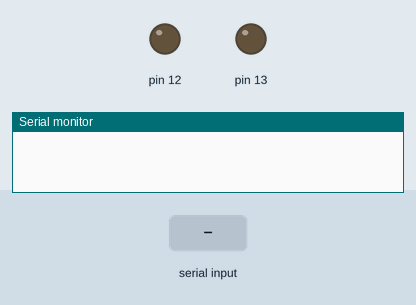
The sketch below on a simulated Arduino Uno, built with avr-gcc and run on an emulated ATmega328P. On the bench: output pins drawn as LEDs (lit = HIGH), the last lines printed to the serial monitor. Inputs (shaded band) come from the test bench.

Above: at 1.2 s.
1.3 s: "y" received over Serial
At 2.1 s:
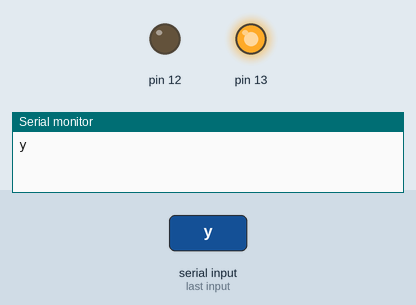
3.7 s: "z" received over Serial
At 4.4 s:
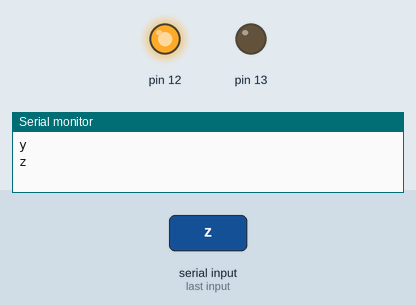
Timing chart, 0 to 6.7 s (numbered marks = the images above; inputs shaded):
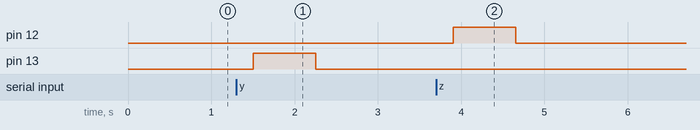

Measured:
- after the input at 1.3 s, pin 13: LOW → HIGH after 0.20 s, → LOW 0.75 s later
- after the input at 3.7 s, pin 12: LOW → HIGH after 0.20 s, → LOW 0.75 s later

The sketch:

bluetooth2.ino
```cpp
void setup() {
  Serial.begin(9600);
  pinMode(13, OUTPUT);
  pinMode(12, OUTPUT);

  //   pinMode(2, OUTPUT);// put your setup code here, to run once:
}

void loop() {
  // put your main code here, to run repeatedly:
  if (Serial.available() > 0)
  {
    char data = Serial.read(); // reading the data received from the bluetooth module
    for (int i = 3 ; i <= 13; i++) {
      digitalWrite(i, LOW);
    }
    delay(200);
    switch (data)
    {
      case 'y': digitalWrite(13, HIGH); break;
      case 'z': digitalWrite(12, HIGH); break;


      default : break;
    }
    Serial.println(data);
    delay(700);
  }

  delay(50);
  for (int i = 3; i <= 13; i++) {
    digitalWrite(i, LOW);
  }
  //  exit(0);
}
```
